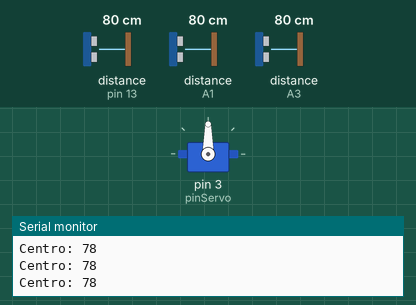
A sketch run on a simulated Arduino Uno, built with avr-gcc and run on an emulated ATmega328P. Parts: servo, the last lines printed to the serial monitor. Wiring (inferred from the names in the program): 3 × ultrasonic range finder: trigger pin 12, echo pin 13 / trigger A0, echo A1 / trigger A2, echo A3. The inputs (shaded band) are chosen by the test bench; at power-on: distance to the obstacle (sensors on A3, pin 13, A1) 80 cm. The echo pulse lasts 58.3 µs per cm.

Above: at 1.2 s.
1.3 s: distance to the obstacle (sensor on A3) set to 22 cm
2.8 s: distance to the obstacle (sensor on A3) set to 19 cm
At 4.1 s:
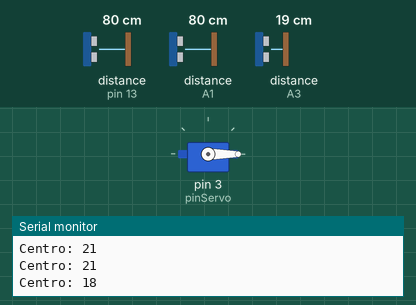
5.8 s: distance to the obstacle (sensor on A3) set to 8 cm
8.3 s: distance to the obstacle (sensor on A3) set to 5 cm
At 9.9 s:
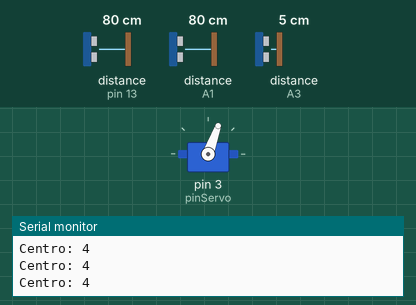
10.3 s: distance to the obstacle (sensor on pin 13) set to 9 cm
13.3 s: distance to the obstacle (sensor on A1) set to 4 cm
Timing chart, 0 to 16.3 s (numbered marks = the images above; inputs shaded):
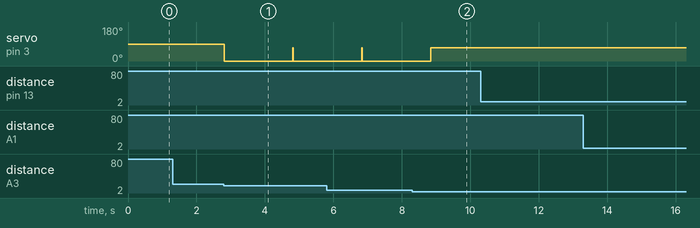

Measured:
- the behaviour switches between 21 and 20 cm on distance to the obstacle (sensor on A3) (found by bisection; images 0 and 1)
- the behaviour switches between 7 and 6 cm on distance to the obstacle (sensor on A3) (found by bisection; images 1 and 2)
- after the input at 2.8 s, servo on pin 3 (pinServo): 90° → 0° at once
- after the input at 8.3 s, servo on pin 3 (pinServo): goes on until 8.8 s, then stays 70°

The sketch:

Codigo_principal.ino
```cpp
#include <Servo.h> //Se usa la libreria servo.h para el uso de los svenvosfvkfvkf

int trigPinI = 12;
int echoPinI = 13;

int trigPinD = A0;//nos quedamos sin pines digitales
const int echoPinD = A1;

const int trigPinC = A2;
const int echoPinC = A3;

Servo miServo; //instanciamos miServo

int pinServo = 3;

int distanciaLimite = 20;

long distanciaDerecha = 0; //el valor a manejar es grande o largo
long distanciaCentro = 0;
long distanciaIzquierda = 0;


void setup() {
  pinMode(trigPinI, OUTPUT);
  pinMode(echoPinI, INPUT);

  pinMode(trigPinD, OUTPUT);
  pinMode(echoPinD, INPUT);

  pinMode(trigPinC, OUTPUT);
  pinMode(echoPinC, INPUT);

  miServo.attach(pinServo);
  miServo.write(90);

  Serial.begin(115200);
}

void loop() {

  // Medir distancias (rápido)
  distanciaDerecha = medirDistancia(trigPinD, echoPinD);
  distanciaCentro = medirDistancia(trigPinC, echoPinC);
  distanciaIzquierda = medirDistancia(trigPinI, echoPinI);

  Serial.print("Centro: ");
  Serial.println(distanciaCentro);

  if (distanciaCentro < 20 && distanciaCentro > 5) {
    miServo.write(0);
    delay(2000);
    miServo.write(70);
   // delay(5000);
  }

  delay(5); //
}


// Función optimizada
long medirDistancia(int trigPin, int echoPin) {
  digitalWrite(trigPin, LOW);
  delayMicroseconds(2);

  digitalWrite(trigPin, HIGH);
  delayMicroseconds(10);
  digitalWrite(trigPin, LOW);

  long duracion = pulseIn(echoPin, HIGH, 30000);

  // Si no hay lectura válida
  if (duracion == 0) {
    return 0;
  }

  long distancia = duracion * 0.034 / 2;
  return distancia;

}
```
